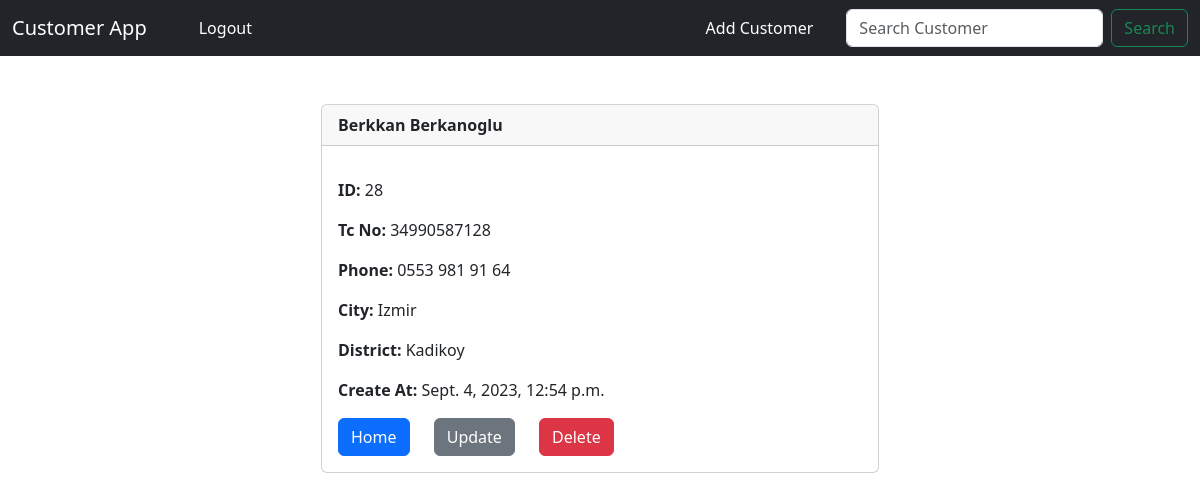
The app's page /customer/28 (signed in) with its own data.
### crm/models.py (models this page shows, shortened)
class Customer(models.Model):
    created_at = models.DateTimeField(auto_now_add=True)
    tc_no = models.IntegerField(editable=True, validators=[
        RegexValidator(r'^[1-9]{1}[0-9]{9}[02468]{1}$', message="Invalid Tc No ", code="invalid_number")], unique=True)
    first_name = models.CharField(max_length=50, editable=True)
    last_name =  models.CharField(max_length=50, editable=True)
    phone = models.CharField(max_length=15, editable=True)
    city =  models.CharField(max_length=50, editable=True)
    district =  models.CharField(max_length=50, editable=True)

### crm/views.py (the view)
# urls.py: path("customer/<int:pk>", views.customer_record, name="customer"),
def customer_record(request, pk):
    if request.user.is_authenticated:
        customer_record = Customer.objects.get(id=pk)
        return render(request, 'customer.html', {'customer_record':customer_record})
    else :
        messages.success(request, "You must be logged in to view that page!!!")
        return redirect('home')

### crm/templates/customer.html (shortened to what this page needs)
{% extends 'base.html' %}
{% block content %}
<div class="col-md-6 offset-md-3">
<div class="card">
    <div class="card-header"><strong>
          {{ customer_record.first_name }}
          {{ customer_record.last_name }}</strong>
    </div>
    <div class="card-body">
        <p class="card-text">
        <p class="card-text">
            <strong>ID: </strong>{{ customer_record.id }}</p>
        </p>
        <p class="card-text">
            <strong>Tc No: </strong>{{ customer_record.tc_no }}
        </p>
        <p class="card-text">
        <strong>Phone: </strong>{{ customer_record.phone }}
        </p>
        <p class="card-text">
        <strong>City: </strong>{{ customer_record.city }}</p>
        <p class="card-text">
        <strong>District: </strong>{{ customer_record.district }}</p>
        <p class="card-text">
        <strong>Create At: </strong>{{ customer_record.created_at }}</p>
        <a href="{% url 'home' %}" class="btn btn-primary">Home</a>
        <a href="{% url 'update_customer' customer_record.id %}" class="btn btn-secondary" style="margin-inline: 20px;">Update</a>
        <a href="{% url 'delete_customer' customer_record.id %}" class="btn btn-danger">Delete</a>
    </div>
</div>
</div>
{% endblock content %}

### records on screen
Customer: first_name "Berkkan", last_name "Berkanoglu", id "28", tc_no "34990587128", phone "0553 981 91 64", city "Izmir", district "Kadikoy", created_at "Sept. 4, 2023, 12:54 p.m."
